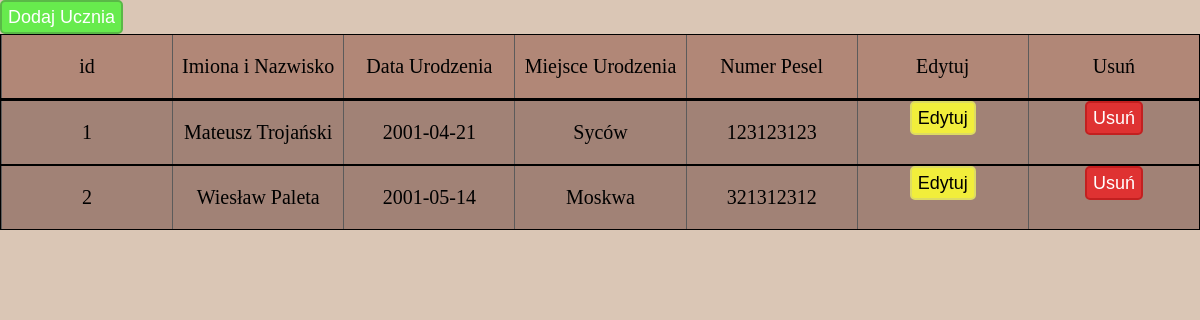
Screenshot of /uczniowie.php with the database file from the repository.
### tables this page shows
CREATE TABLE IF NOT EXISTS `swiadectwa_uczniowie` (
  `id` int(11) NOT NULL AUTO_INCREMENT,
  `imiona_nazwisko` varchar(100) DEFAULT NULL,
  `data_urodzenia` date DEFAULT NULL,
  `miejsce_urodzenia` varchar(100) DEFAULT NULL,
  `numer_pesel` varchar(15) DEFAULT NULL,
  PRIMARY KEY (`id`)
);

### uczniowie.php (the view, shortened to what this page needs)
<!DOCTYPE html>
<html lang="en">
<head>
    <link rel="stylesheet" href="css/style.css">
</head>
<body>
    <?php include 'modal.php'?>
    <div class="cars-bar">
    <div class="type-bar">
        <div class="item">
            <p>id</p>
        </div>
        <div class="item">
            <p>Imiona i Nazwisko</p>
        </div>
        <div class="item">
            <p>Data Urodzenia</p>
        </div>
        <div class="item">
            <p>Miejsce Urodzenia</p>
        </div>
        <div class="item">
            <p>Numer Pesel</p>
        </div>
        <div class="item">
            <p>Edytuj</p>
        </div>
        <div class="item">
            <p>Usuń</p>
        </div>
    </div>
    <?php
    require_once('functions/connect.php');
    $count = 1;
    $sql = 'SELECT * FROM swiadectwa_uczniowie';
    $result = $conn->query($sql);
    if($result->num_rows > 0){
        while($row = $result->fetch_assoc()){
    ?>
    <div class="car">
        <div class="item" id="id"><p><?= $count?></p></div>
        <div class="item" id="mark"><p><?= $row['imiona_nazwisko']?></p></div>
        <div class="item" id="model"><p><?= $row['data_urodzenia']?></p></div>
        <div class="item" id="year"><p><?= $row['miejsce_urodzenia']?></p></div>
        <div class="item" id="color"><p><?= $row['numer_pesel']?></p></div>
        <div class="item"><button data-id="<?= $row['id']?>" id="edit-btn" data-id="<?= $row['id']?>" class="edit-btn">Edytuj</button></div>
        <div class="item"><button data-id="<?= $row['id']?>" class="delete-btn">Usuń</button></div>
    </div>
    <?php
$count++;
    }
}
?>
</div>
</body>
</html>

### modal.php (shortened to what this page needs)
<button id="myBtn" class="modal-btn">Dodaj Ucznia</button>

### css/style.css (style rules this page uses)
body { margin: 0; background-color: #DAC6B5; }
.type-bar { border: 1px solid #000; display: flex; flex-direction: row; background-color: #b18777; flex: 1; text-align: center; font-size: 20px; justify-content: space-around; border-bottom: 2px solid #000; }
.cars-bar { display: flex; flex-direction: column; }
.car { border: 1px solid #000; display: flex; flex-direction: row; background-color: #A18276; flex: 1; text-align: center; font-size: 20px; justify-content: space-around; flex-grow: 100%; text-align: center; }
.item { text-align: center; flex: 1; border-left: 1px solid rgb(92, 91, 91); }
.modal-btn { background-color: #67eb4d; border: 2px solid #5ab847; height: 34px; text-align: center; color: #fff; font-size: 18px; border-radius: 5px; }
.edit-btn { background-color: #f1ee3b; border: 2px solid #dddb63; height: 34px; text-align: center; color: #000; font-size: 18px; border-radius: 5px; }
.delete-btn { background-color: #df3232; border: 2px solid #c22020; height: 34px; text-align: center; color: #fff; font-size: 18px; border-radius: 5px; }

### rows the page displays
swiadectwa_uczniowie: imiona_nazwisko "Mateusz Trojański", data_urodzenia "2001-04-21", miejsce_urodzenia "Syców", numer_pesel "123123123"
swiadectwa_uczniowie: imiona_nazwisko "Wiesław Paleta", data_urodzenia "2001-05-14", miejsce_urodzenia "Moskwa", numer_pesel "321312312"
